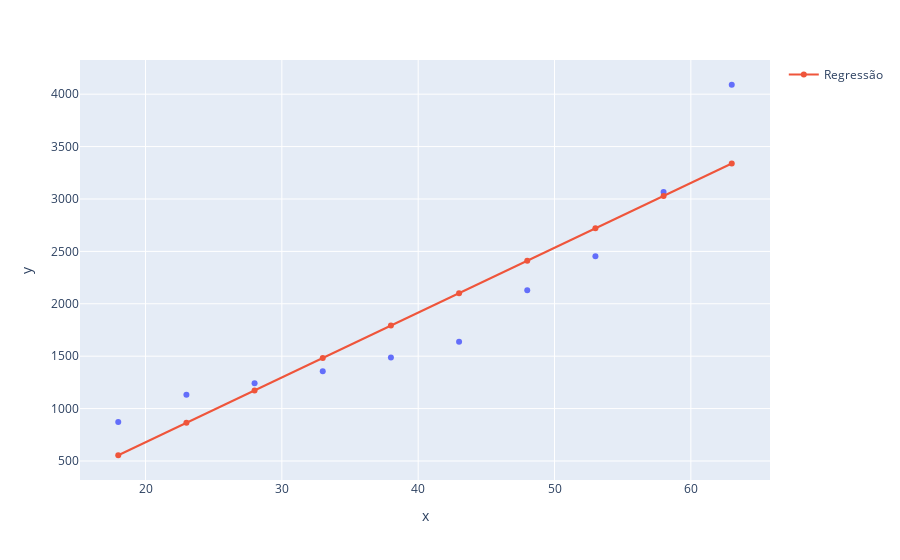

Notebook code cell kept with this figure:
### Code cell
grafico = px.scatter(x= x_plano_saude.ravel(), y= y_plano_saude)
grafico.add_scatter(x= x_plano_saude.ravel(), y= previsoes, name='Regressão')
grafico.show()

### Figure 1 — Plotly figure (JSON) as saved in the notebook; plotly's stock layout.template omitted (floating-point values rounded to 4 significant figures)
{"data": [{"hovertemplate": "x=%{x}<br>y=%{y}<extra></extra>", "legendgroup": "", "marker": {"color": "#636efa", "symbol": "circle"}, "mode": "markers", "name": "", "orientation": "v", "showlegend": false, "type": "scatter", "x": [18, 23, 28, 33, 38, 43, 48, 53, 58, 63], "xaxis": "x", "y": [871, 1132, 1242, 1356, 1488, 1638, 2130, 2454, 3066, 4090], "yaxis": "y"}, {"name": "Regressão", "type": "scatter", "x": [18, 23, 28, 33, 38, 43, 48, 53, 58, 63], "y": [554.7, 864.0, 1173.0, 1483.0, 1792.0, 2101.0, 2411.0, 2720.0, 3029.0, 3339.0]}], "layout": {"legend": {"tracegroupgap": 0}, "margin": {"t": 60}, "xaxis": {"anchor": "y", "domain": [0, 1], "title": {"text": "x"}}, "yaxis": {"anchor": "x", "domain": [0, 1], "title": {"text": "y"}}}}
